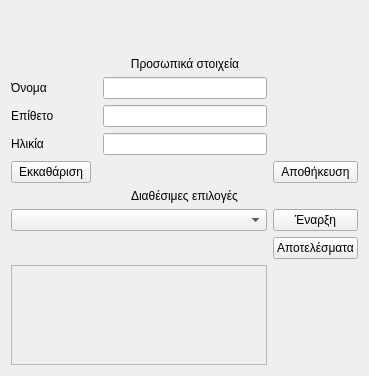
        <widget class="QWidget" name="menuPage">
         <layout class="QGridLayout" name="gridLayout_4">
          <item row="0" column="0">
           <layout class="QGridLayout" name="gridLayout">
            <property name="sizeConstraint">
             <enum>QLayout::SetNoConstraint</enum>
            </property>
            <item row="0" column="0">
             <spacer name="verticalSpacer">
              <property name="orientation">
               <enum>Qt::Vertical</enum>
              </property>
              <property name="sizeType">
               <enum>QSizePolicy::Expanding</enum>
              </property>
              <property name="sizeHint" stdset="0">
               <size>
                <width>20</width>
                <height>40</height>
               </size>
              </property>
             </spacer>
            </item>
            <item row="3" column="2">
             <widget class="QLineEdit" name="name"/>
            </item>
            <item row="8" column="3">
             <widget class="QPushButton" name="selectExersiceButton">
              <property name="text">
               <string>Έναρξη</string>
              </property>
             </widget>
            </item>
            <item row="6" column="0">
             <widget class="QPushButton" name="clearMenu">
              <property name="text">
               <string>Εκκαθάριση</string>
              </property>
             </widget>
            </item>
            <item row="4" column="2">
             <widget class="QLineEdit" name="surname"/>
            </item>
            <item row="3" column="0">
             <widget class="QLabel" name="nameLabel">
              <property name="text">
               <string>Όνομα</string>
              </property>
             </widget>
            </item>
            <item row="0" column="2" alignment="Qt::AlignHCenter">
             <widget class="QLabel" name="mainImageHome">
              <property name="maximumSize">
               <size>
                <width>480</width>
                <height>240</height>
               </size>
              </property>
              <property name="text">
               <string/>
              </property>
              <property name="scaledContents">
               <bool>true</bool>
              </property>
              <property name="alignment">
               <set>Qt::AlignCenter</set>
              </property>
             </widget>
            </item>
            <item row="6" column="2">
             <spacer name="horizontalSpacer">
              <property name="orientation">
               <enum>Qt::Horizontal</enum>
              </property>
              <property name="sizeHint" stdset="0">
               <size>
                <width>40</width>
                <height>20</height>
               </size>
              </property>
             </spacer>
            </item>
            <item row="6" column="3">
             <widget class="QPushButton" name="saveMenu">
              <property name="sizePolicy">
               <sizepolicy hsizetype="Minimum" vsizetype="Maximum">
                <horstretch>0</horstretch>
                <verstretch>0</verstretch>
               </sizepolicy>
              </property>
              <property name="sizeIncrement">
               <size>
                <width>0</width>
                <height>0</height>
               </size>
              </property>
              <property name="text">
               <string>Αποθήκευση</string>
              </property>
              <property name="flat">
               <bool>false</bool>
              </property>
             </widget>
            </item>
            <item row="8" column="0" colspan="3">
             <widget class="QComboBox" name="selectExercise"/>
            </item>
            <item row="5" column="2">
             <widget class="QLineEdit" name="ageTextBox"/>
            </item>
            <item row="2" column="2">
             <widget class="QLabel" name="label_2">
              <property name="text">
               <string>Προσωπικά στοιχεία</string>
              </property>
              <property name="alignment">
               <set>Qt::AlignCenter</set>
              </property>
             </widget>
            </item>
            <item row="4" column="0">
             <widget class="QLabel" name="surnameLabel">
              <property name="text">
               <string>Επίθετο</string>
              </property>
             </widget>
            </item>
            <item row="7" column="0" colspan="4">
             <widget class="QLabel" name="label">
              <property name="text">
               <string>Διαθέσιμες επιλογές</string>
              </property>
              <property name="alignment">
               <set>Qt::AlignCenter</set>
              </property>
             </widget>
            </item>
            <item row="10" column="0" colspan="3">
             <widget class="QTextEdit" name="descriptionTxt">
              <property name="enabled">
               <bool>false</bool>
              </property>
              <property name="maximumSize">
               <size>
                <width>1500</width>
                <height>100</height>
               </size>
              </property>
              <property name="verticalScrollBarPolicy">
               <enum>Qt::ScrollBarAlwaysOff</enum>
              </property>
              <property name="horizontalScrollBarPolicy">
               <enum>Qt::ScrollBarAsNeeded</enum>
              </property>
             </widget>
            </item>
            <item row="5" column="0">
             <widget class="QLabel" name="ageLabel">
              <property name="text">
               <string>Ηλικία</string>
              </property>
             </widget>
            </item>
            <item row="9" column="3">
             <widget class="QPushButton" name="pushButtonMainResults">
              <property name="text">
               <string>Αποτελέσματα</string>
              </property>
             </widget>
            </item>
           </layout>
          </item>
         </layout>
        </widget>
